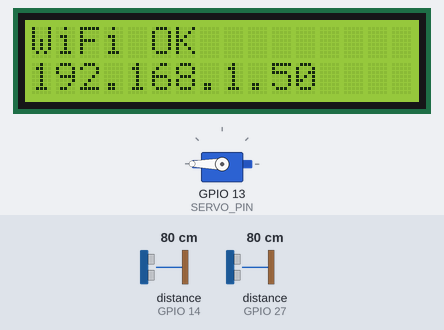
Bench run of a sketch on a simulated ESP32. On the bench: servo, 16×2 character LCD. Wiring (inferred from the names in the program): 2 × ultrasonic range finder: trigger GPIO 32, echo GPIO 14 / trigger GPIO 33, echo GPIO 27. The inputs (shaded band) are chosen by the test bench; at power-on: distance to the obstacle (sensors on GPIO 14, GPIO 27) 80 cm. The echo pulse lasts 58.3 µs per cm; WiFi joins after 1.5 s; servers stay silent unless stated; uploads are accepted with an empty reply; what the sketch prints to the serial monitor is not drawn.

Above: at 1.7 s.
At 8.5 s:
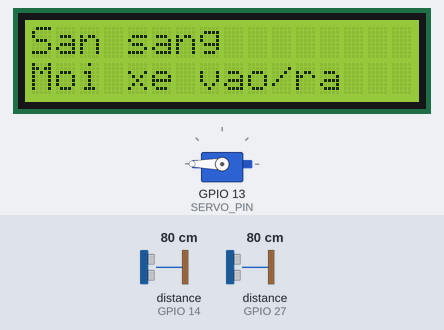
8.6 s: distance to the obstacle (sensor on GPIO 14) set to 2 cm
At 9.25 s:
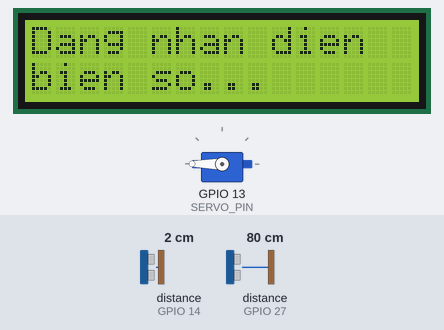
At 9.8 s:
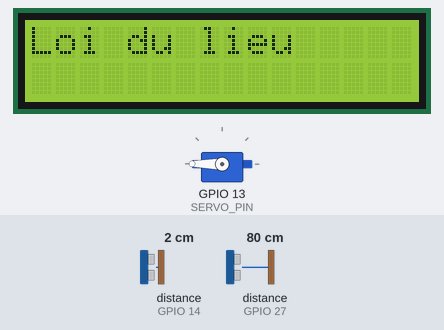
17.7 s: distance to the obstacle (sensor on GPIO 27) set to 4 cm
Timing chart, 0 to 20.7 s (numbered marks = the images above; inputs shaded):
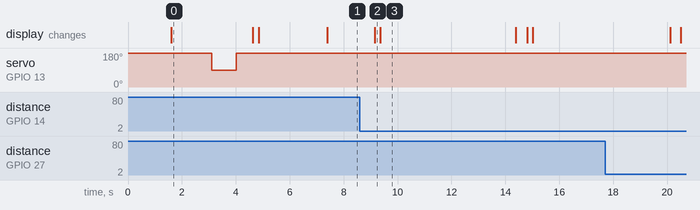

Measured:
- after the input at 8.6 s, the display: changes after 0.55 s (image 2)
- what the display in image 0 shows lasts 3.0 s, from 1.6 s to 4.6 s
- what the display in image 3 shows lasts 5.0 s, from 9.4 s to 14.4 s

The sketch:

parking_gate.ino
```cpp
#include <WiFi.h>
#include <HTTPClient.h>
#include <ArduinoJson.h>
#include <ESP32Servo.h>
#include <Wire.h>
#include <LiquidCrystal_I2C.h>

// ====== CẤU HÌNH ======
const char* WIFI_SSID = "Phuong Uyen";
const char* WIFI_PASS = "19022007";

const char* SERVER_BASE = "http://192.168.88.233:8000";

#define SERVO_SELFTEST 1

const int TRIG_IN = 32, ECHO_IN = 14;
const int TRIG_OUT = 33, ECHO_OUT = 27;
const int SERVO_PIN = 13;

const int LCD_SDA = 25;
const int LCD_SCL = 26;
const int LCD_ADDR = 0x27;

const int ANGLE_CLOSED = 180;
const int ANGLE_OPEN = 90;

const float DETECT_CM = 5;
const int DETECT_COUNT = 5;
const unsigned long CLEAR_MS = 3000;
const unsigned long OPEN_MAX_MS = 60000;
const unsigned long COOLDOWN_MS = 5000;
const unsigned long HTTP_TIMEOUT_MS = 12000;

// ========================================================

LiquidCrystal_I2C lcd(LCD_ADDR, 16, 2);
Servo barrier;

enum State { IDLE, OPENED };
State state = IDLE;

int inCount = 0, outCount = 0;
unsigned long clearSince = 0, openedAt = 0, lastReject = 0;

float readCm(int trig, int echo) {
  digitalWrite(trig, LOW);
  delayMicroseconds(2);
  digitalWrite(trig, HIGH);
  delayMicroseconds(10);
  digitalWrite(trig, LOW);

  long us = pulseIn(echo, HIGH, 30000);

  if (us == 0) return 999;
  return us * 0.0343 / 2;
}

void show(const String& l1, const String& l2 = "") {
  lcd.clear();
  lcd.setCursor(0, 0);
  lcd.print(l1.substring(0, 16));
  lcd.setCursor(0, 1);
  lcd.print(l2.substring(0, 16));
}

void showReady() {
  show("San sang", "Moi xe vao/ra");
}

void connectWifi() {
  show("Ket noi WiFi...");
  WiFi.begin(WIFI_SSID, WIFI_PASS);

  while (WiFi.status() != WL_CONNECTED) {
    delay(300);
  }

  Serial.print("[WIFI] ESP32 IP = ");
  Serial.println(WiFi.localIP());

  show("WiFi OK", WiFi.localIP().toString());
  delay(1500);
}

void checkServer() {
  show("Thu ket noi", "server...");

  HTTPClient http;
  http.begin(String(SERVER_BASE) + "/api/status");
  http.setTimeout(5000);

  int code = http.GET();

  Serial.printf("[HTTP] kiem tra server -> code=%d %s\n",
                code, http.errorToString(code).c_str());

  http.end();

  if (code == 200) {
    show("Server OK", "San sang");
  } else {
    show("Khong toi server", "code " + String(code));
  }

  delay(2500);
}

void handleVehicle(const char* sensor) {
  Serial.printf("[SENSOR] Cam bien %s bao co xe -> goi server\n", sensor);

  show("Dang nhan dien", "bien so...");

  if (WiFi.status() != WL_CONNECTED) {
    connectWifi();
  }

  HTTPClient http;
  http.begin(String(SERVER_BASE) + "/api/gate-event");
  http.setTimeout(HTTP_TIMEOUT_MS);
  http.addHeader("Content-Type", "application/json");

  int code = http.POST(
    String("{\"gate\":\"auto\",\"sensor\":\"") + sensor + "\"}"
  );

  if (code != 200) {
    Serial.printf("[HTTP] LOI code=%d %s\n",
                  code, http.errorToString(code).c_str());

    if (code > 0) {
      Serial.println(http.getString());
    }

    show("Loi server", String(code));
    http.end();
    lastReject = millis();
    return;
  }

  String body = http.getString();
  http.end();

  Serial.println("[HTTP] Server tra ve: " + body);

  StaticJsonDocument<384> doc;
  DeserializationError err = deserializeJson(doc, body);

  if (err) {
    show("Loi du lieu");
    lastReject = millis();
    return;
  }

  show(doc["line1"] | "", doc["line2"] | "");

  if (doc["open"] | false) {
    Serial.println("[SERVO] Mo thanh chan -> 90 do");

    barrier.write(ANGLE_OPEN);
    state = OPENED;
    openedAt = millis();
    clearSince = 0;
  } else {
    lastReject = millis();
  }
}

void setup() {
  Serial.begin(115200);

  pinMode(TRIG_IN, OUTPUT);
  pinMode(ECHO_IN, INPUT);
  pinMode(TRIG_OUT, OUTPUT);
  pinMode(ECHO_OUT, INPUT);

  barrier.setPeriodHertz(50);
  barrier.write(ANGLE_CLOSED);
  barrier.attach(SERVO_PIN, 500, 2500);

  Wire.begin(LCD_SDA, LCD_SCL);
  lcd.init();
  lcd.backlight();

  connectWifi();

  #if SERVO_SELFTEST
    Serial.println("[SERVO] Tu thu: mo 90 do roi dong 180 do");

    barrier.write(ANGLE_OPEN);
    delay(900);

    barrier.write(ANGLE_CLOSED);
    delay(600);
  #endif

  checkServer();
  showReady();

  Serial.println("\n========== SMART PARKING ==========");
  Serial.println("Cam bien IN  : TRIG 32 | ECHO 14");
  Serial.println("Cam bien OUT : TRIG 33 | ECHO 27");
  Serial.println("Nguong phat hien xe: 5 cm");
  Serial.println("===================================\n");
}

void loop() {
  float dIn = readCm(TRIG_IN, ECHO_IN);

  delay(30);

  float dOut = readCm(TRIG_OUT, ECHO_OUT);

  bool carIn = dIn < DETECT_CM;
  bool carOut = dOut < DETECT_CM;

  // ===== HIỂN THỊ KHOẢNG CÁCH 2 CẢM BIẾN =====
  Serial.printf(
    "[DISTANCE] IN: %6.2f cm | OUT: %6.2f cm | IN: %s | OUT: %s\n",
    dIn,
    dOut,
    carIn ? "CO XE" : "TRONG",
    carOut ? "CO XE" : "TRONG"
  );

  if (state == IDLE) {

    if (millis() - lastReject < COOLDOWN_MS) {
      delay(60);
      return;
    }

    if (lastReject != 0 &&
        millis() - lastReject >= COOLDOWN_MS) {
      showReady();
      lastReject = 0;
    }

    inCount = carIn ? inCount + 1 : 0;
    outCount = carOut ? outCount + 1 : 0;

    if (inCount >= DETECT_COUNT) {
      inCount = outCount = 0;
      handleVehicle("in");
    }
    else if (outCount >= DETECT_COUNT) {
      inCount = outCount = 0;
      handleVehicle("out");
    }

  } else {

    // Chờ xe đi qua hoàn toàn rồi đóng thanh chắn
    if (!carIn && !carOut) {
      if (clearSince == 0) {
        clearSince = millis();
      }
    } else {
      clearSince = 0;
    }

    bool passed =
      clearSince != 0 &&
      millis() - clearSince >= CLEAR_MS;

    bool timeout =
      millis() - openedAt >= OPEN_MAX_MS;

    if (passed || timeout) {
      Serial.println("[SERVO] Xe da qua -> dong thanh chan 180 do");

      barrier.write(ANGLE_CLOSED);
      state = IDLE;
      showReady();
    }
  }

  delay(60);
}
```
